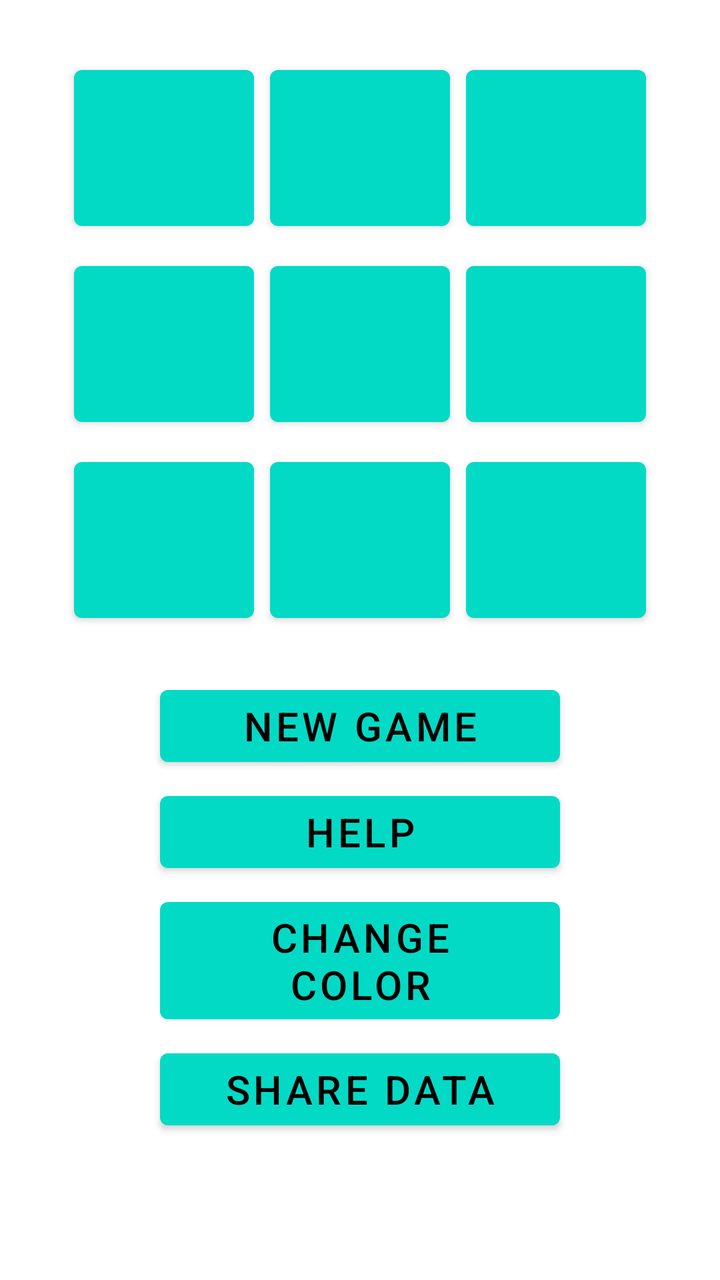
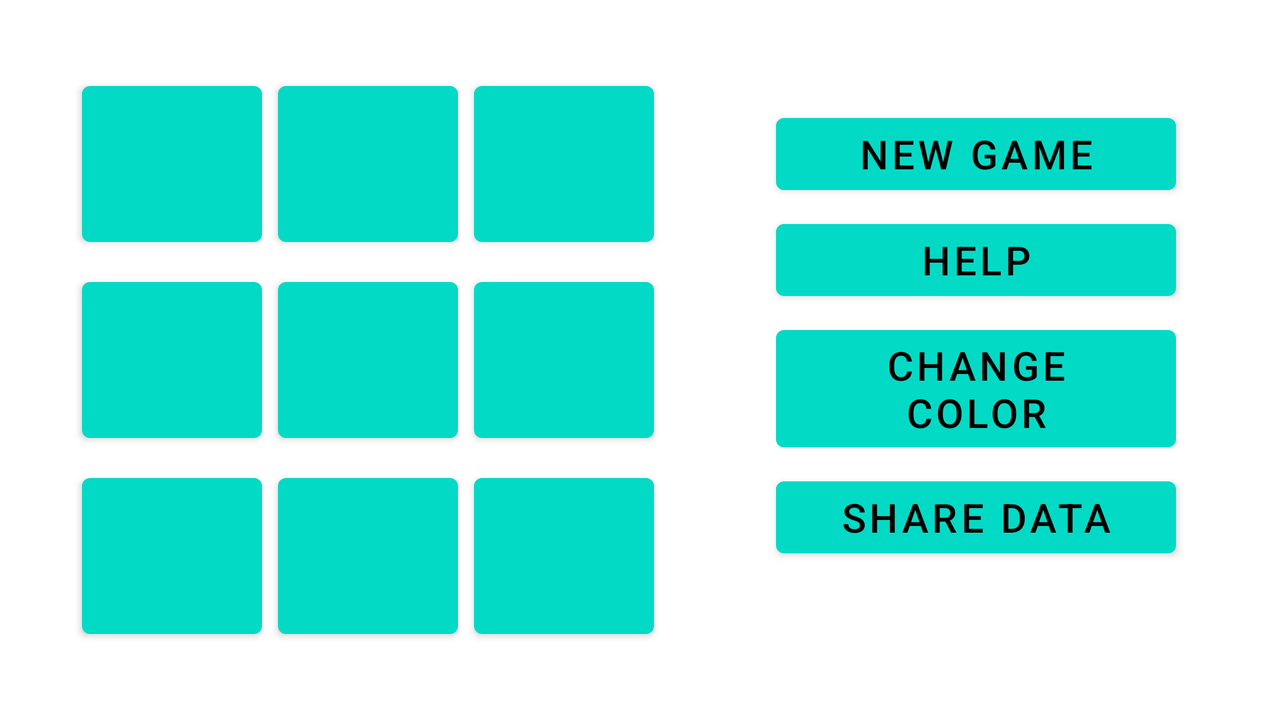

Two renders of one Android screen. The first uses the default layout on a phone; the second uses the alternative layout the repository ships for a different screen configuration, on a matching device. The two XML files are below.
<!-- AndroidManifest.xml: application theme Theme.ComboApp -->
<!-- res/layout/activity_lights_out.xml -->
<?xml version="1.0" encoding="utf-8"?>
<androidx.constraintlayout.widget.ConstraintLayout
    xmlns:android="http://schemas.android.com/apk/res/android"
    xmlns:app="http://schemas.android.com/apk/res-auto"
    xmlns:tools="http://schemas.android.com/tools"
    android:layout_width="match_parent"
    android:layout_height="match_parent"
    tools:context="com.hw3.comboapp.LightsOut"
    android:theme="@style/Theme.LightsOut">

    <GridLayout
        android:id="@+id/light_grid"
        android:layout_width="wrap_content"
        android:layout_height="wrap_content"
        android:useDefaultMargins="true"
        android:columnCount="3"
        android:rowCount="3"
        android:layout_margin="25dp"
        app:layout_constraintLeft_toLeftOf="parent"
        app:layout_constraintRight_toRightOf="parent"
        app:layout_constraintTop_toTopOf="parent" >

        <Button style="@style/LightButton" />
        <Button style="@style/LightButton" />
        <Button style="@style/LightButton" />
        <Button style="@style/LightButton" />
        <Button style="@style/LightButton" />
        <Button style="@style/LightButton" />
        <Button style="@style/LightButton" />
        <Button style="@style/LightButton" />
        <Button style="@style/LightButton" />
    </GridLayout>

    <Button
        android:id="@+id/new_game_button"
        style="@style/GameOptionButton"
        android:layout_marginTop="20dp"
        android:text="@string/new_game"
        app:layout_constraintLeft_toLeftOf="parent"
        app:layout_constraintRight_toRightOf="parent"
        app:layout_constraintTop_toBottomOf="@id/light_grid" />

    <Button
        android:id="@+id/help_button"
        style="@style/GameOptionButton"
        android:text="@string/help_button"
        app:layout_constraintLeft_toLeftOf="@id/new_game_button"
        app:layout_constraintRight_toRightOf="@id/new_game_button"
        app:layout_constraintTop_toBottomOf="@id/new_game_button" />

    <Button
        android:id="@+id/change_color_button"
        style="@style/GameOptionButton"
        android:text="@string/color_button"
        app:layout_constraintLeft_toLeftOf="@id/new_game_button"
        app:layout_constraintRight_toRightOf="@id/new_game_button"
        app:layout_constraintTop_toBottomOf="@id/help_button" />

    <Button
        android:id="@+id/share_game"
        style="@style/GameOptionButton"
        android:text="@string/share"
        app:layout_constraintLeft_toLeftOf="@id/new_game_button"
        app:layout_constraintRight_toRightOf="@id/new_game_button"
        app:layout_constraintTop_toBottomOf="@id/change_color_button" />
</androidx.constraintlayout.widget.ConstraintLayout>
<!-- resources referenced by this layout -->
<resources>
  <string name="color_button">Change Color</string>
  <string name="help_button">Help</string>
  <string name="new_game">New Game</string>
  <string name="share">Share data</string>
  <style name="GameOptionButton">
      <item name="android:layout_height">wrap_content</item>
      <item name="android:layout_width">200dp</item>
      <item name="android:layout_marginTop">5dp</item>
      <item name="android:layout_marginLeft">20dp</item>
      <item name="android:layout_marginRight">20dp</item>
      <item name="android:textSize">20sp</item>
      <item name="android:textColor">@color/black</item>
  </style>
  <style name="LightButton">
      <item name="android:layout_height">90dp</item>
      <item name="android:layout_width">90dp</item>
  </style>
  <style name="Theme.LightsOut" parent="Theme.MaterialComponents.DayNight.DarkActionBar">
      <item name="colorPrimary">@color/teal_200</item>
      <item name="colorPrimaryDark">@color/teal_700</item>
      <item name="colorOnPrimary">@color/black</item>
      <item name="android:statusBarColor">@color/blue_500</item>
  </style>
  <style name="Theme.ComboApp" parent="Theme.MaterialComponents.DayNight.DarkActionBar">
      
      <item name="colorPrimary">@color/purple_200</item>
      <item name="colorPrimaryVariant">@color/purple_500</item>
      <item name="colorOnPrimary">@color/white</item>
      
      <item name="colorSecondary">@color/teal_200</item>
      <item name="colorSecondaryVariant">@color/teal_700</item>
      <item name="colorOnSecondary">@color/black</item>
      
      <item name="android:statusBarColor">@color/purple_700</item>
      
  </style>
  <color name="black">#FF000000</color>
  <color name="teal_200">#FF03DAC5</color>
  <color name="teal_700">#FF018786</color>
  <color name="blue_500">#3F51B5</color>
  <color name="purple_200">#FFBB86FC</color>
  <color name="purple_500">#FF6200EE</color>
  <color name="white">#FFFFFFFF</color>
  <color name="purple_700">#FF3700B3</color>
</resources>
<!-- res/layout-land/activity_lights_out.xml (the repository's variant of the layout above) -->
<!-- drawn on the phone turned sideways -->
<?xml version="1.0" encoding="utf-8"?>
<androidx.constraintlayout.widget.ConstraintLayout
    xmlns:android="http://schemas.android.com/apk/res/android"
    xmlns:app="http://schemas.android.com/apk/res-auto"
    xmlns:tools="http://schemas.android.com/tools"
    android:layout_width="match_parent"
    android:layout_height="match_parent"
    tools:context="com.hw3.comboapp.LightsOut"
    android:theme="@style/Theme.LightsOut">

    <GridLayout
        android:id="@+id/light_grid"
        android:layout_width="wrap_content"
        android:layout_height="wrap_content"
        android:useDefaultMargins="true"
        android:columnCount="3"
        android:rowCount="3"
        android:layout_margin="5dp"
        app:layout_constraintLeft_toLeftOf="parent"
        app:layout_constraintRight_toLeftOf="@+id/new_game_button"
        app:layout_constraintTop_toTopOf="parent"
        app:layout_constraintBottom_toBottomOf="parent" >

        <Button style="@style/LightButton" />
        <Button style="@style/LightButton" />
        <Button style="@style/LightButton" />
        <Button style="@style/LightButton" />
        <Button style="@style/LightButton" />
        <Button style="@style/LightButton" />
        <Button style="@style/LightButton" />
        <Button style="@style/LightButton" />
        <Button style="@style/LightButton" />
    </GridLayout>

    <Button
        android:id="@+id/new_game_button"
        style="@style/GameOptionButton"
        android:layout_marginTop="20dp"
        android:text="@string/new_game"
        app:layout_constraintLeft_toRightOf="@+id/light_grid"
        app:layout_constraintRight_toRightOf="parent"
        app:layout_constraintTop_toTopOf="@+id/light_grid" />

    <Button
        android:id="@+id/help_button"
        style="@style/GameOptionButton"
        android:text="@string/help_button"
        app:layout_constraintLeft_toLeftOf="@id/new_game_button"
        app:layout_constraintRight_toRightOf="@id/new_game_button"
        app:layout_constraintTop_toBottomOf="@id/new_game_button" />

    <Button
        android:id="@+id/change_color_button"
        style="@style/GameOptionButton"
        android:text="@string/color_button"
        app:layout_constraintLeft_toLeftOf="@id/new_game_button"
        app:layout_constraintRight_toRightOf="@id/new_game_button"
        app:layout_constraintTop_toBottomOf="@id/help_button" />

    <Button
        android:id="@+id/share_game"
        style="@style/GameOptionButton"
        android:text="@string/share"
        app:layout_constraintLeft_toLeftOf="@id/new_game_button"
        app:layout_constraintRight_toRightOf="@id/new_game_button"
        app:layout_constraintTop_toBottomOf="@id/change_color_button" />
</androidx.constraintlayout.widget.ConstraintLayout>
